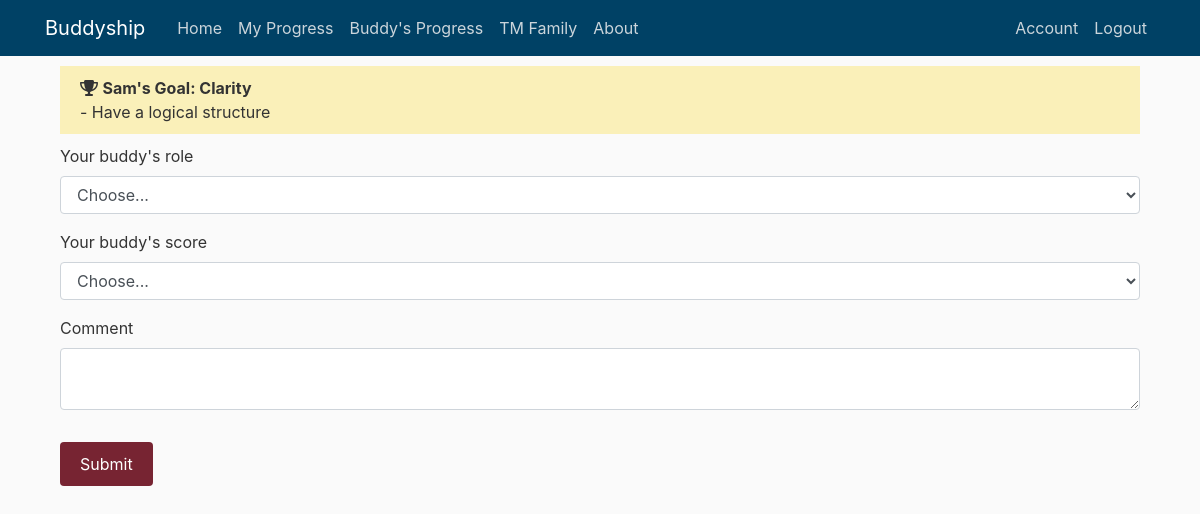
The app's page /home (signed in) with its own data.
### buddyship/models.py (models this page shows, shortened)
class User(db.Model, UserMixin):
    id = db.Column(db.Integer, primary_key=True)
    if_admin = db.Column(db.Boolean, nullable=False)
    active = db.Column(db.Boolean(), nullable=False)
    first_name = db.Column(db.String(20), unique=True, nullable=False)
    email = db.Column(db.String(120), unique=True, nullable=False)
    password = db.Column(db.String(60), nullable=False)
    current_buddy = db.Column(db.String(150))
    current_general_goal = db.Column(db.String(150))
    current_specific_goal = db.Column(db.String(150))
    current_reward = db.Column(db.String(150))
    confirmed_at = db.Column(db.Date, nullable=False)
    buddies = db.relationship('Buddy', backref='owner', lazy=True)
    goals = db.relationship('Goal', backref='owner', lazy=True)
    record_progresses = db.relationship('Progress', backref='giver', lazy=True)

### buddyship/main/routes.py (the view)
@main.route("/", methods=['GET', 'POST'])
@main.route("/home", methods=['GET', 'POST'])
@login_required
def home():
    if current_user.current_buddy == None:
        flash('Please set up your buddy and your goal first. ', 'danger')
        return redirect(url_for('users.set_up'))
    else:
        set_buddy = Buddy.query.filter_by(
            user_id=current_user.id, end_date=None).first()
        if set_buddy:
            if set_buddy.buddy_name != current_user.current_buddy:
                set_buddy.buddy_name = current_user.current_buddy.strip().lower().title()
                db.session.commit()
            else:
                pass
        else:
            add_buddy = Buddy(buddy_name=current_user.current_buddy.strip().lower().title(),
                              user_id=current_user.id)
            db.session.add(add_buddy)
            db.session.commit()
        buddy_account = User.query.filter_by(
            first_name=current_user.current_buddy).first()
        if buddy_account == None:
            flash('Your buddy hasn\'t have an account yet', 'danger')
            return redirect(url_for('main.stop'))
        else:
            form = HomeForm()
            if buddy_account.current_general_goal == None:
                flash('Your buddy hasn\'t set their goal yet', 'danger')
                return redirect(url_for('main.stop'))
            elif buddy_account.current_buddy != current_user.first_name:
                flash('Your buddy hasn\'t updated their buddy yet', 'danger')
                return redirect(url_for('main.stop'))
            else:
                if form.validate_on_submit():
                    user_buddy = Buddy.query.filter_by(
                        buddy_name=current_user.current_buddy, user_id=current_user.id, end_date=None).first()
                    progress = Progress(buddy_role=form.buddy_role.data, buddy_score=form.buddy_score.data,
                                        buddy_comment=form.buddy_comment.data, buddy_goal=buddy_account.current_general_goal
                                        + ' - ' + buddy_account.current_specific_goal,
                                        user_id=current_user.id, buddy_id=user_buddy.id)
                    db.session.add(progress)
                    db.session.commit()
                    flash('Your buddy\'s progress is added!', 'success')
                    return redirect(url_for('progresses.buddy_progress'))
    return render_template("home.html", form=form, user=current_user, buddy_account=buddy_account)

### buddyship/models.py (called while the page is built)
@login_manager.user_loader
def load_user(user_id):
    return User.query.get(int(user_id))

### buddyship/templates/home.html (shortened to what this page needs)
{% extends "layout.html" %}
{% block content %}
<div class="content-section">
  <div class="subtitle-section"><i class="fa fa-trophy" aria-hidden="true"></i> <b>{{ user.current_buddy }}'s Goal: {{
      buddy_account.current_general_goal }}</b>
    <br>- {{ buddy_account.current_specific_goal }}
  </div>
  <form method="POST" action="" enctype="multipart/form-data">
    <fieldset class="form-group">
      <div class="form-group">
        {{ form.buddy_role.label(class="form-control-label") }}
        {% if form.buddy_role.errors %}
        <select class="form-control is-invalid" id="buddy_role" , name="buddy_role">
          {% for option in form.buddy_role %}
          {% if loop.first %}
          <option value="" disabled selected>Choose...</option>
          {% endif %}
          {% if loop.index == 3 %}
          <option value="" disabled>----------------------------</option>
          {% endif %}
          {{ option }}
          {% endfor %}
        </select>
        <div class="invalid-feedback">
          {% for error in form.buddy_role.errors %}
          <span>{{ error }}</span>
          {% endfor %}
        </div>
        {% else %}
        <select class="form-control" id="buddy_role" , name="buddy_role">
          {% for option in form.buddy_role %}
          {% if loop.first %}
          <option value="" disabled selected>Choose...</option>
          {% endif %}
          {% endfor %}
        </select>
        {% endif %}
      </div>
      <div class="form-group">
        {{ form.buddy_score.label(class="form-control-label") }}
        {% if form.buddy_score.errors %}
        <select class="form-control is-invalid" id="buddy_score" , name="buddy_score">
          {% for option in form.buddy_score %}
          {% if loop.first %}
          <option value="" disabled selected>Choose...</option>
          {% endif %}
          {{ option }}
          {% endfor %}
        </select>
        <div class="invalid-feedback">
          {% for error in form.buddy_score.errors %}
          <span>{{ error }}</span>
          {% endfor %}
        </div>
        {% else %}
        <select class="form-control" id="buddy_score" , name="buddy_score">
          {% for option in form.buddy_score %}
          {% if loop.first %}
          <option value="" disabled selected>Choose...</option>
          {% endif %}
          {% endfor %}
        </select>
        {% endif %}
      </div>
      <div class="form-group">
        {{ form.buddy_comment.label(class="form-control-label") }}
        {% if form.buddy_comment.errors %}
        {{ form.buddy_comment(class="form-control is-invalid") }}
        <div class="invalid-feedback">
          {% for error in form.buddy_comment.errors %}
          <span>{{ error }}</span>
          {% endfor %}
        </div>
        {% else %}
        {{ form.buddy_comment(class="form-control") }}
        {% endif %}
      </div>
    </fieldset>
    <div class="form-group">
      {{ form.submit(class="btn success") }}
    </div>
  </form>
</div>
{% endblock content %}

### buddyship/static/main.css (style rules this page uses)
body { background: #fafafa; color: #333333; }
.subtitle-section { background: #faf0b9; padding: 10px 20px 10px 20px; margin-bottom: 10px; }
.btn { border: none; background-color: #772432; padding: 10px 20px; font-size: 16px; cursor: pointer; display: inline-block; }
.success { color: white; }

### records on screen
User: current_buddy "Sam"
User: current_general_goal "Clarity", current_specific_goal "Have a logical structure"
